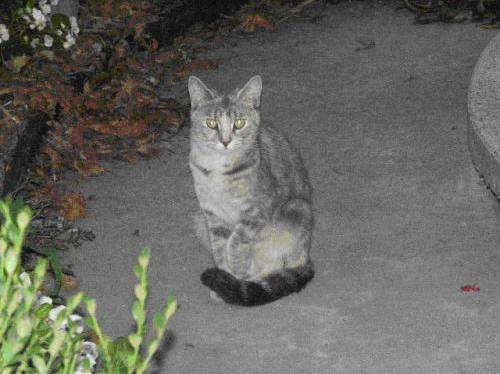
#> input picture UsingSVM/training_set/cats/cat.112.jpg, 500 x 374 px; its folder holds only this picture in this run
$ python inference.py
#> lines starting #> are read from the running program, lines starting #| are printed output that depends on the picture
import os
import numpy as np
import cv2
import matplotlib.pyplot as plt
import pickle
import random
from sklearn.model_selection import train_test_split
from sklearn.svm import SVC

dir = "./training_set"

categories = ['cats', 'dogs']

data = []

for category in categories:
    path = os.path.join(dir, category)
    print(path)
    label = categories.index(category)

    for img in os.listdir(path):
        imgpath = os.path.join(path, img)
        pet_img = cv2.imread(imgpath, 0)
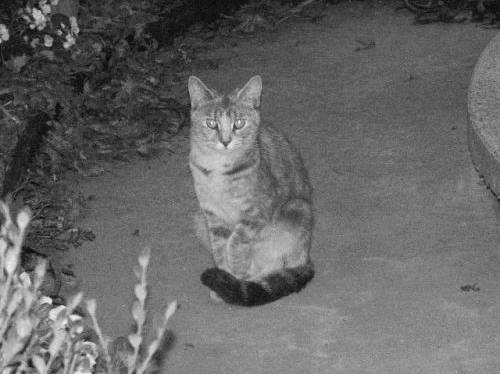
#> pet_img: shape (374, 500); min 3, max 246, mean 102.1
        try:
            pet_img= cv2.resize(pet_img,(50,50))
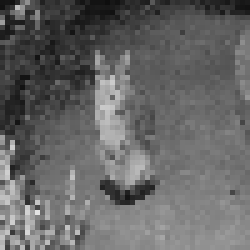
#> pet_img: shape (50, 50) (shown 5 times larger); min 14, max 227, mean 101.9
            image = np.array(pet_img).flatten()
#> image = 2500 values, max 227 at index 2107, min 14 at index 21, mean 101.9
            data.append([image, label])

        except Exception as e:
            pass
#> pass 2 of the loop `for category in categories:`:
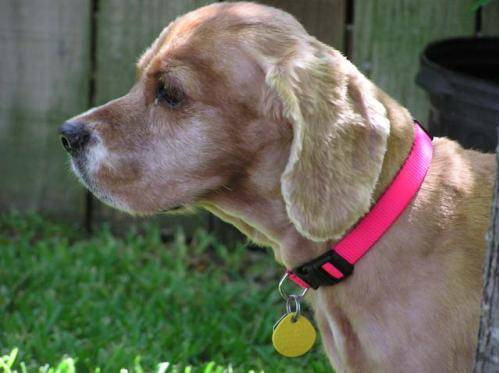
#> input picture UsingSVM/training_set/dogs/dog.102.jpg, 499 x 373 px
#> `pet_img = cv2.imread(imgpath, 0)`:
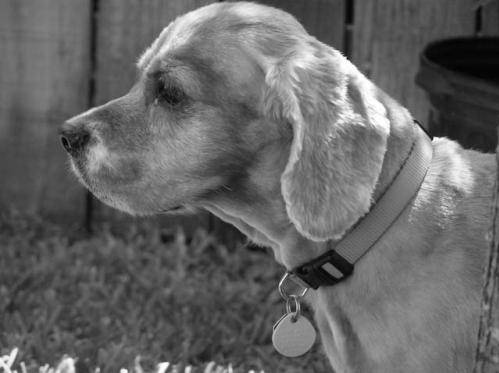
#> pet_img: shape (373, 499); min 0, max 255, mean 101.1
#> `pet_img= cv2.resize(pet_img,(50,50))`:
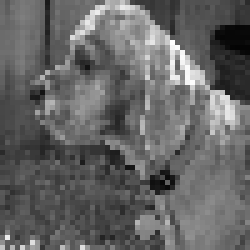
#> pet_img: shape (50, 50) (shown 5 times larger); min 4, max 254, mean 100.9
#> image = 2500 values, max 254 at index 434, min 4 at index 497, mean 100.9


# [38 lines of commented-out code are left out]
